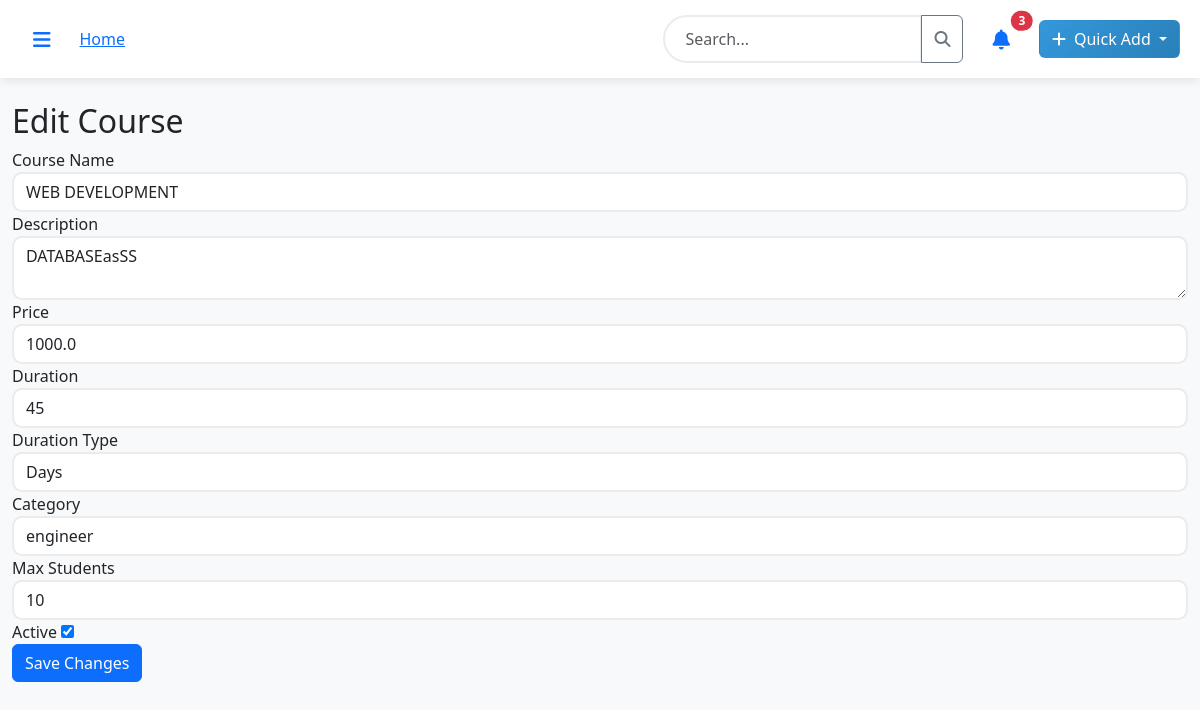
Screenshot of /courses/1/edit (signed in) with the database file from the repository.
### models.py (models this page shows, shortened)
class Course(db.Model):
    id = db.Column(db.Integer, primary_key=True)
    name = db.Column(db.String(200), nullable=False)
    slug = db.Column(db.String(200), unique=True)
    description = db.Column(db.Text)
    price = db.Column(db.Float, nullable=False)
    duration = db.Column(db.String(50))  # e.g., "3 months", "6 weeks"
    duration_type = db.Column(db.String(20))  # weeks, months, days
    category = db.Column(db.String(100))
    is_active = db.Column(db.Boolean, default=True)
    max_students = db.Column(db.Integer, default=20)
    key_points = db.Column(db.Text)  # JSON string of key points
    created_at = db.Column(db.DateTime, default=datetime.utcnow)
    students = db.relationship('Student', backref='course')

### routes.py (the view, shortened to what this page needs)
@main.route('/courses/<int:id>/edit', methods=['GET', 'POST'])
@login_required
def edit_course(id):
    course = Course.query.get_or_404(id)
    form = CourseForm(obj=course)
    return render_template('edit_course.html', form=form, course=course)

### forms.py (shortened to what this page needs)
class CourseForm(FlaskForm):
    name = StringField('Course Name', validators=[DataRequired(), Length(max=200)])
    description = TextAreaField('Description', validators=[Optional()])
    price = FloatField('Price', validators=[DataRequired(), NumberRange(min=0)])
    duration = StringField('Duration', validators=[DataRequired(), Length(max=50)])
    duration_type = SelectField('Duration Type', choices=[
        ('days', 'Days'),
        ('weeks', 'Weeks'),
        ('months', 'Months')
    ], validators=[DataRequired()])
    category = StringField('Category', validators=[Optional(), Length(max=100)])
    max_students = IntegerField('Max Students', validators=[Optional(), NumberRange(min=1)])
    is_active = BooleanField('Active')
    key_points = TextAreaField('Key Points (JSON)', validators=[Optional()])

### app.py (called while the page is built)
@login_manager.user_loader
def load_user(user_id):
    from models import User
    return User.query.get(int(user_id))

### templates/edit_course.html (shortened to what this page needs)
{% extends "base.html" %}
{% block content %}
<h2>Edit Course</h2>
<form method="POST">
    <div class="form-group">
        {{ form.name.label }} {{ form.name(class="form-control") }}
    </div>
    <div class="form-group">
        {{ form.description.label }} {{ form.description(class="form-control") }}
    </div>
    <div class="form-group">
        {{ form.price.label }} {{ form.price(class="form-control") }}
    </div>
    <div class="form-group">
        {{ form.duration.label }} {{ form.duration(class="form-control") }}
    </div>
    <div class="form-group">
        {{ form.duration_type.label }} {{ form.duration_type(class="form-control") }}
    </div>
    <div class="form-group">
        {{ form.category.label }} {{ form.category(class="form-control") }}
    </div>
    <div class="form-group">
        {{ form.max_students.label }} {{ form.max_students(class="form-control") }}
    </div>
    <div class="form-group">
        {{ form.is_active.label }} {{ form.is_active() }}
    </div>
    <button type="submit" class="btn btn-primary">Save Changes</button>
</form>
{% endblock %}

### static/css/style.css (style rules this page uses)
:root { --primary-color: #3498db; --secondary-color: #2c3e50; --success-color: #27ae60; --warning-color: #f39c12; --danger-color: #e74c3c; --info-color: #17a2b8; --light-bg: #f8f9fa; --dark-bg: #343a40; }
body { font-family: 'Segoe UI', Tahoma, Geneva, Verdana, sans-serif; background-color: var(--light-bg); }
.form-control { border-radius: 10px; border: 2px solid #e9ecef; transition: all 0.3s ease; }

### rows the page displays
Course: name "WEB DEVELOPMENT", description "DATABASEasSS", price "1000.0", duration "45", duration_type "Days", category "engineer", max_students "10", is_active "☑"
